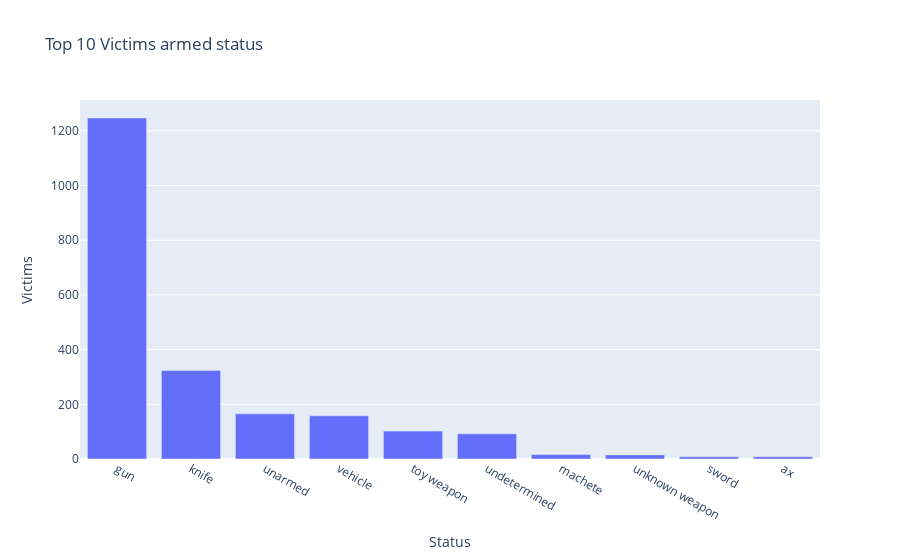

Source (notebook cell):
### Code cell
bar = px.bar(x = armed_status[:10].index,
             y = armed_status[:10],
             title='Top 10 Victims armed status',
             color_continuous_scale='Agsunset')

bar.update_layout(xaxis_title='Status',
yaxis_title='Victims',
coloraxis_showscale=False)

bar.show()

### Figure 1 — Plotly figure (JSON) as saved in the notebook; plotly's stock layout.template omitted (floating-point values rounded to 4 significant figures)
{"data": [{"alignmentgroup": "True", "hovertemplate": "x=%{x}<br>y=%{y}<extra></extra>", "legendgroup": "", "marker": {"color": "#636efa", "pattern": {"shape": ""}}, "name": "", "offsetgroup": "", "orientation": "v", "showlegend": false, "textposition": "auto", "type": "bar", "x": ["gun", "knife", "unarmed", "vehicle", "toy weapon", "undetermined", "machete", "unknown weapon", "sword", "ax"], "xaxis": "x", "y": [1247, 324, 165, 158, 102, 92, 16, 15, 8, 8], "yaxis": "y"}], "layout": {"barmode": "relative", "coloraxis": {"showscale": false}, "legend": {"tracegroupgap": 0}, "title": {"text": "Top 10 Victims armed status"}, "xaxis": {"anchor": "y", "domain": [0, 1], "title": {"text": "Status"}}, "yaxis": {"anchor": "x", "domain": [0, 1], "title": {"text": "Victims"}}}}
